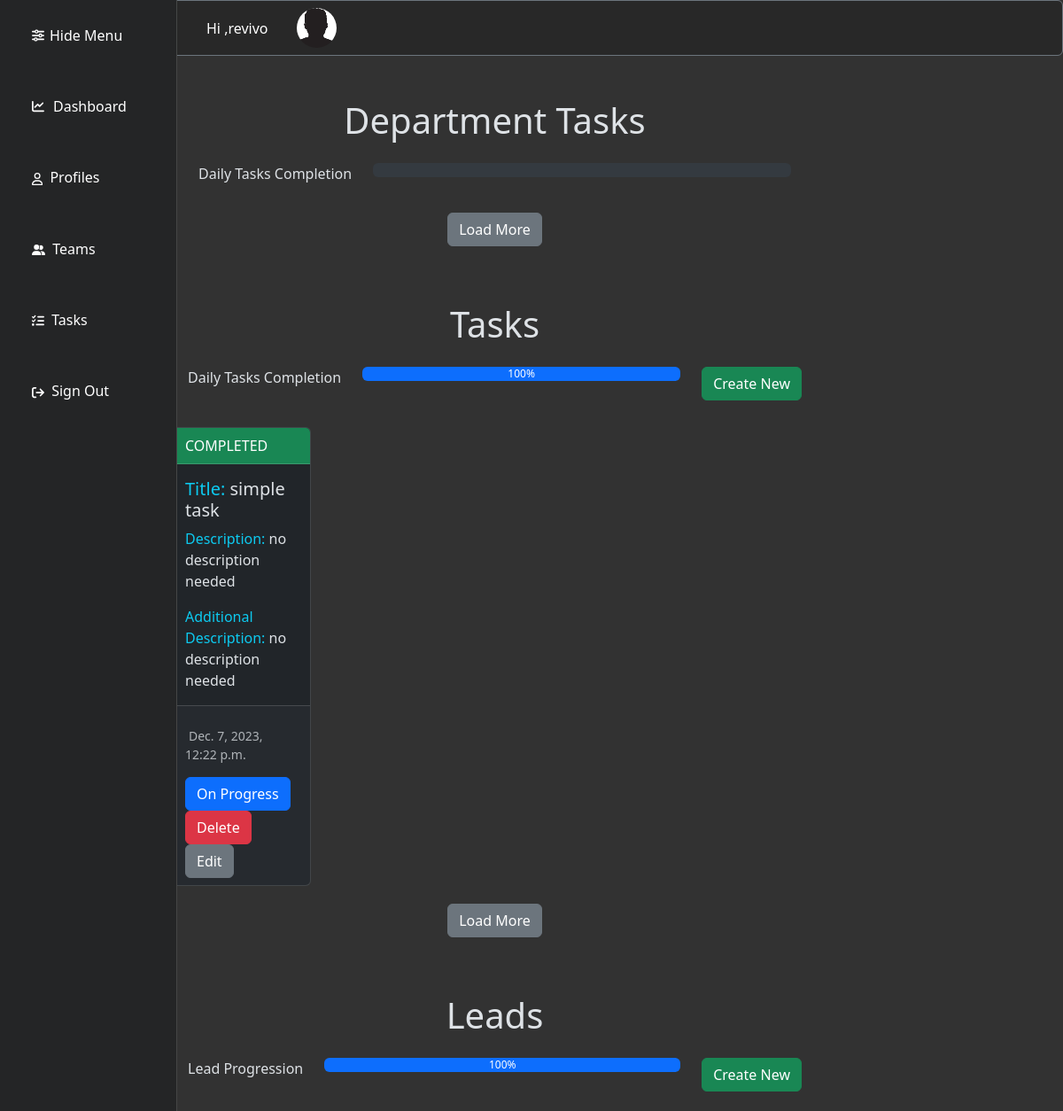
Before: /tasks (signed in, upper part) with the older database file.
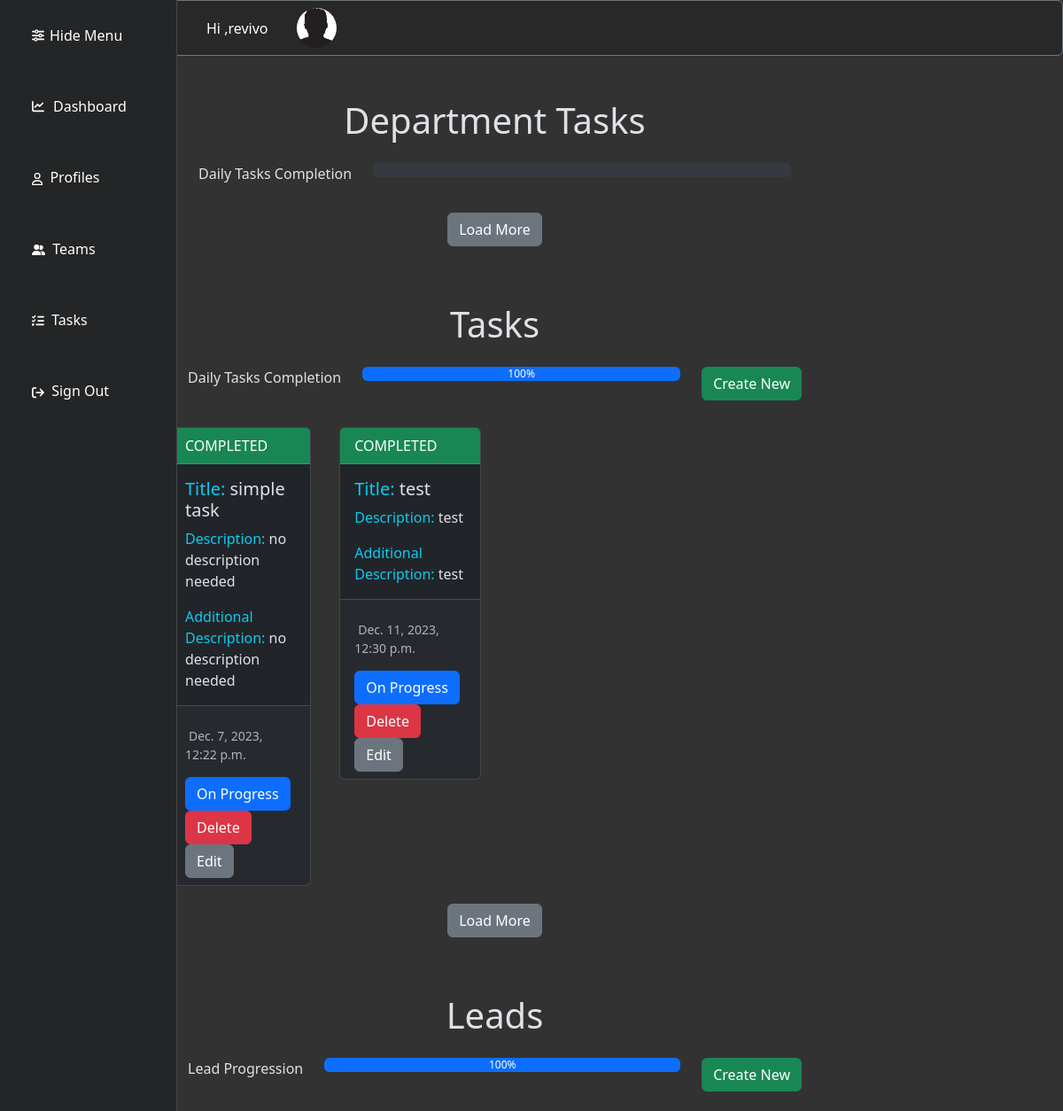
After: the same page with the newer database file.
### tasks/models.py (models this page shows, shortened)
class Task(models.Model):
    title = models.CharField(max_length=50)
    description = models.TextField(max_length=350)
    additional_description = models.TextField(max_length=350,blank=True,null=True)
    created_at = models.DateTimeField(auto_now_add=True)
    completed = models.BooleanField(default=False)

### tasks/views.py (the view, shortened to what this page needs)
# urls.py: path('',include('tasks.urls')),
@login_required
def tasks(request):
    user = Employer.objects.get(user=request.user)
    employer_department = Employer.objects.get(user=request.user).job_position
    employer_tasks = user.task.all()
    employer_leads = user.lead.all()
    add_lead_form = CreateLead()
    add_task_form = CreateTask()
    department_task_graph = graph_percentage_presentation(user,job_position_tasks=True)
    employer_task_graph = graph_percentage_presentation(user,personal_tasks=True)
    lead_graph = graph_percentage_presentation(user,leads=True)
    graph_representation = {"department_task_graph":str(department_task_graph),"employer_task_graph":str(employer_task_graph),"lead_graph":str(lead_graph)}
    if str(request.user) == str(user) and request.user.is_authenticated:
        department_tasks = DepartmentTask.objects.filter(department__position=employer_department)
        if request.method == "GET":
            context = {"department_tasks":department_tasks,"employer_tasks":employer_tasks,"leads":employer_leads,"add_task_form":add_task_form,"add_lead_form":add_lead_form,"graph_presentation":graph_representation}
            return render(request,"code/tasks.html",context)

### user/models.py (called while the page is built)
    def __str__(self):
        return self.first_name

    def __str__(self):
        return self.position

### tasks/templates/code/tasks.html (shortened to what the changed rows need)
{% extends 'code/base.html' %} {% block content %}  {% load widget_tweaks %}{% load static %}
<div class='container position-relative'style='margin-top:4rem '>
<div class='container'>
<figure class='text-center'>
  <blockquote class='blockquote'>
    <h1>Department Tasks</h1>
  </blockquote>
</figure>
  </div>
</div>
<div class='container'style='margin-top:4rem ;'>
<figure class='text-center'>
  <blockquote class='blockquote'>
    <h1>Tasks</h1>
  </blockquote>
</figure>
<div class='container'>
    <div class='row row-cols-1 row-cols-md-4 g-4'>
    {% for task in employer_tasks %}
      <div class='col task_col'>
        <div class='card m-1'>
          {% if task.completed %}
            <div class='card-header text-bg-success'>COMPLETED</div>
            <div class='card-body'>
          {% else %}
            <div class='card-header text-bold'>Unfinished</div>
            <div class='card-body'>
              {% endif %}
              <h5 class='card-title'><BOLD class="text-info">Title: </BOLD>{{ task.title }}</h5>
              <p class='card-text'><BOLD class="text-info">Description: </BOLD>{{ task.description }}</p>
              <p class='card-text'><BOLD class="text-info">Additional Description: </BOLD>{{ task.additional_description }}</p>
            </div>
        <div class='card-footer text-body-secondary'>
          <div class='col-sm-auto' style='margin-top: 15px'>
            <small class='text-body-secondary m-1' >{{ task.created_at }}</small>
              <div class='col-sm-auto' style='margin-top: 15px'>
                    {% if task.completed %}
                      <button  name='task_on_progress_task' class='btn btn-primary task_on_progress_button' member_id='{{task.id}}' id='{{task.id}}'>On Progress</button>
                    {% else %}
                      <button  name='complete_task_form' class='btn btn-primary task_complete_button' member_id='{{task.id}}' id='{{task.id}}'>Complete</button>
                    {% endif %}
                  <button type='submit'  name='task_delete' class='btn btn-danger task_delete_button' member_id='{{task.id}}' id='{{task.id}}'>Delete</button>
                  <a type='button' href="{% url 'edit_task' task.id %}" class='btn btn-secondary task_edit_button' name='task_edit' value='{{task.id}}' >Edit</a>
              </div>
            </div>
          </div>
        </div>
      </div>
    {% endfor %}
    </div>
  </div>
</div>
 <div class='col-9-end align-self-end'>
<div class='container' style='margin-top:4rem;'>
<figure class='text-center'>
  <blockquote class='blockquote'>
    <h1>Leads</h1>
  </blockquote>
</figure>
</div>
</div>
</div>
</div>
{% endblock content%}

Changed rows visible on the page:
added Task: completed "COMPLETED", title "test", description "test", additional_description "test", created_at "Dec. 11, 2023, 12:30 p.m.", {{ task.id }} 2 (drawn)
